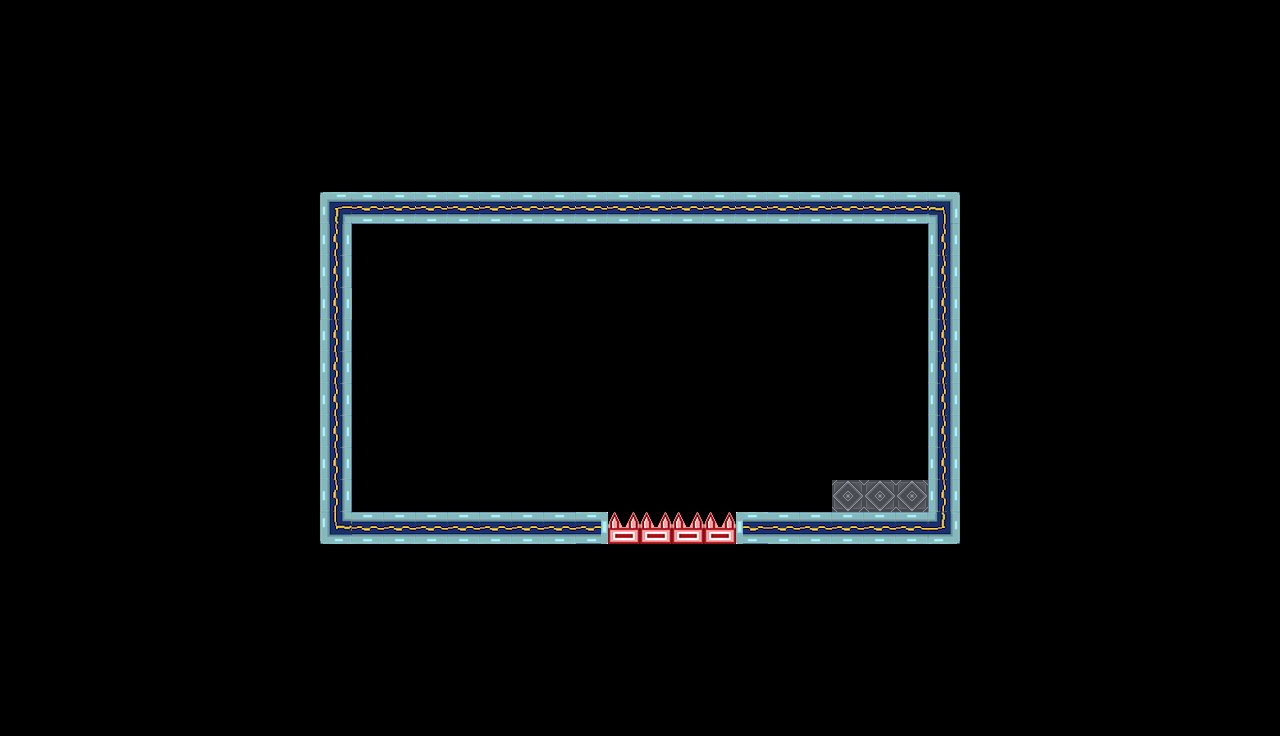

This is a level from a 2D game, rendered from its Tiled map with the project's own tilesets. A one-line summary and the map file follow, with tile-layer data summarised:
An orthogonal 40x23 tile map with 32x32 px tiles, 2 tile layers (background, platforms) and 5 objects (PlayerStart1, PlayerStart2, Exit, Block, BackObject).

<map version="1.0" tiledversion="1.0.3" orientation="orthogonal" renderorder="right-down" width="40" height="23" tilewidth="32" tileheight="32" nextobjectid="40">
 <properties>
  <property name="Back" value="back2" />
  <property name="Title" value="Walking on Needles" />
  <property name="backOffX" type="int" value="0" />
  <property name="backOffY" type="int" value="-100" />
 </properties>
 <tileset firstgid="1" source="tileset.tsx" />
 <layer name="background" width="40" height="23">
  <data>[920 cells, 0 non-empty, 0 distinct tile ids]</data>
 </layer>
 <layer name="platforms" width="40" height="23">
  <data>[920 cells, 761 non-empty, 13 distinct tile ids]</data>
 </layer>
 <objectgroup name="objects">
  <object id="4" name="P1" type="PlayerStart1" x="371.058" y="434.742" width="60" height="77" />
  <object id="5" name="P2" type="PlayerStart2" x="458.724" y="467.675" width="47" height="44" />
  <object id="16" name="exit" type="Exit" x="864" y="384" width="64" height="96" />
  <object id="38" name="Block1" type="Block" x="544" y="480" width="32" height="32" />
  <object id="39" name="BackObject" type="BackObject" x="736" y="288" width="82" height="64">
   <properties>
    <property name="frames" type="int" value="3" />
    <property name="speed" type="int" value="2" />
    <property name="sprite" value="screen" />
    <property name="style" type="int" value="2" />
   </properties>
  </object>
 </objectgroup>
</map>
